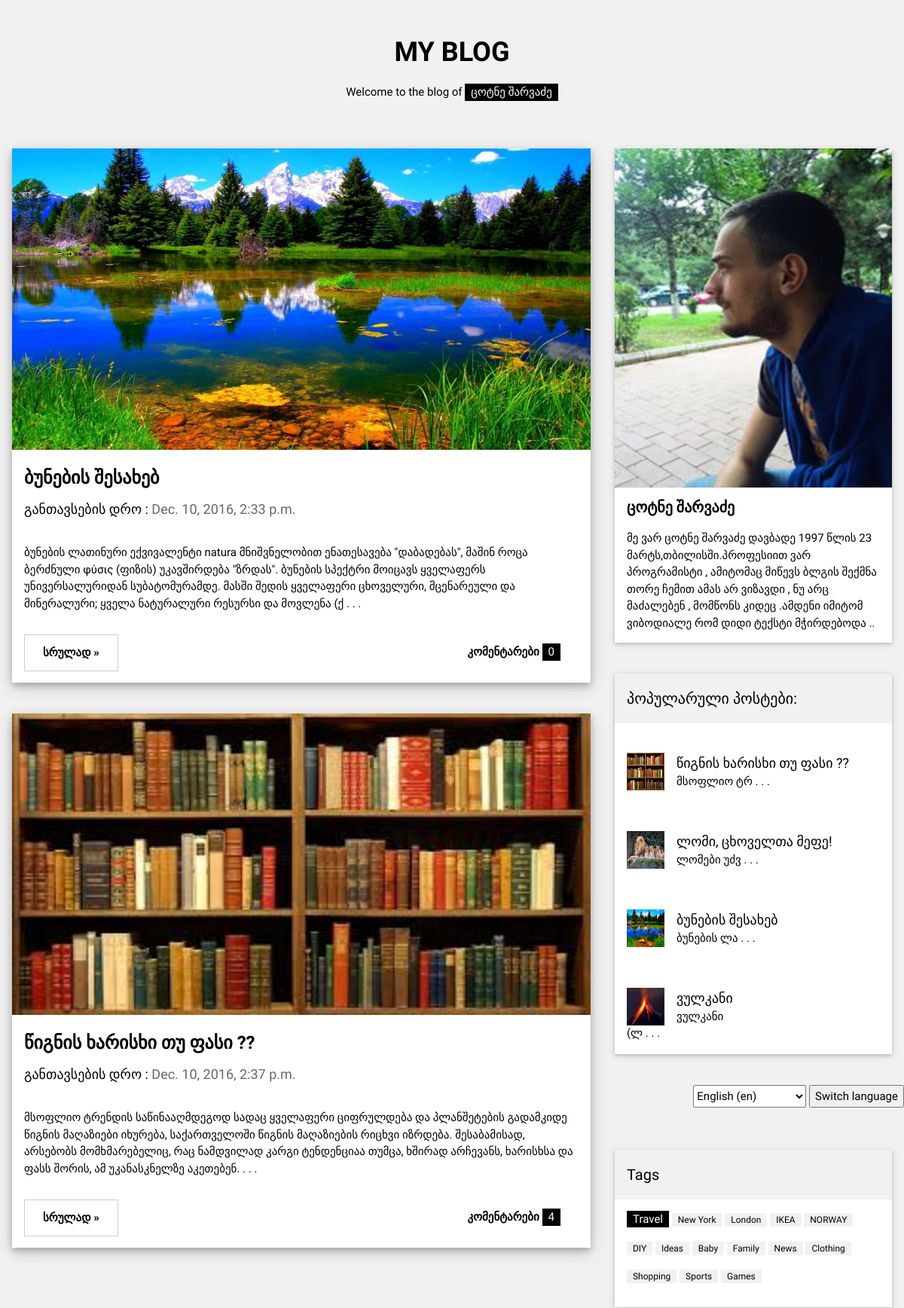
/sing/app/ (upper part), run on an earlier commit of the app's database.
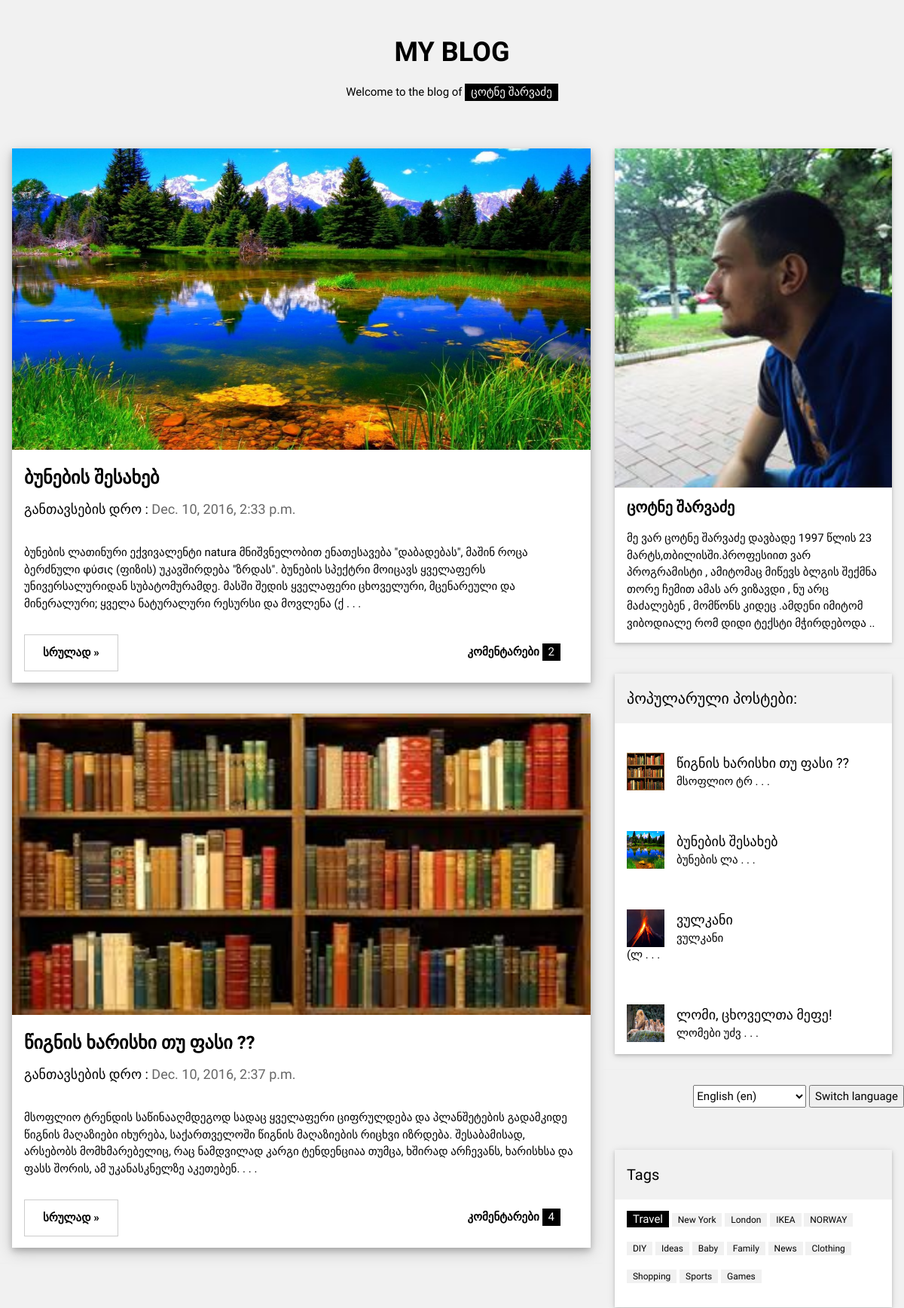
And on a later commit of the database.
### app/models.py (models this page shows, shortened)
class Post(models.Model):
	postis_satauri=models.CharField(verbose_name=_("სათაური"),max_length=50)
	postis_contenti=models.TextField(verbose_name=_("კონტენტი"))
	sheqmnis_dro=models.DateTimeField(verbose_name=_('შექმნის დრო'))
	surati=models.ImageField(verbose_name=_("სურათი"),upload_to='app')
	ganaxlebis_dro=models.DateTimeField(verbose_name=_('განახლების დრო'))
	def get_medium_desc(self):
		return self.postis_contenti[:300]+" . . ."
	def get_short_desc(self):
		return self.postis_contenti[:10]+" . . ."
	class Meta:
		verbose_name_plural=_("პოსტები")

### app/views.py (the view)
def index(request):
	def my_sort(a):
		return a.comment_set.count()
	postebis_sia=Post.objects.all()
	popularuli_postebi=[i for i in postebis_sia]
	popularuli_postebi.sort(key=my_sort,reverse=True)
	popularuli_postebi=popularuli_postebi[:5]
	paginator = Paginator(postebis_sia, 2) # Show 2 contacts per page
	page = request.GET.get('page')
	try:
		contacts = paginator.page(page)
	except PageNotAnInteger:
		contacts = paginator.page(1)
	except EmptyPage:
		contacts = paginator.page(paginator.num_pages)
	page_num=contacts.number
	postebis_sia=postebis_sia[page_num*2-2:page_num*2]
	return render(request,'app/new.html',{"postebis_sia":postebis_sia,
		"popularuli_postebi":popularuli_postebi,"contacts":contacts})

### templates/app/new.html (shortened to what the changed rows need)
{% load i18n %}
<!DOCTYPE html>
<html>
{% load static %}
<link rel="stylesheet" href="{% static 'css/new.css' %}">
<body class="w3-light-grey">
<div class="w3-content" style="max-width:1400px">
<header class="w3-container w3-center w3-padding-32">
  <h1><b>MY BLOG</b></h1>
</header>
<div class="w3-row">
<div class="w3-col l8 s12">
  {% for object in postebis_sia %}
  <div class="w3-card-4 w3-margin w3-white">
    <img src="{{object.surati.url}}" alt="Nature" style="width: 100%; height: 400px;">
    <div class="w3-container w3-padding-8">
      <h3><b>{{object.postis_satauri}}</b></h3>
      <h5>განთავსების დრო : <span class="w3-opacity">{{ object.sheqmnis_dro }}</span></h5>
    </div>
    <div class="w3-container">
      <p>{{object.get_medium_desc}}</p>
      <div class="w3-row">
        <div class="w3-col m8 s12">
          <p><a type="button" href="{% url 'app:srulad' object.id %}"  class="w3-btn w3-padding-large w3-white w3-border w3-hover-border-black"><b>სრულად »</b></a></p>
        </div>
        <div class="w3-col m4 w3-hide-small">
          <p><span class="w3-padding-large w3-right"><b>კომენტარები  </b> <span class="w3-tag">{{object.comment_set.count}}</span></span></p>
        </div>
      </div>
    </div>
  </div>
  <hr>
  {% endfor %}
</div>
<div class="w3-col l4">
  <div class="w3-card-2 w3-margin">
    {% for i in popularuli_postebi %}
    <ul class="w3-ul w3-hoverable w3-white"><a type="button" href="{% url 'app:srulad' i.id %}">
      <li class="w3-padding-16">
        <img src="{{i.surati.url}}" alt="Image" class="w3-left w3-margin-right" style="width:50px;height: 50px">
        <span class="w3-large">{{i.postis_satauri}}</span><br>
        <span>{{i.get_short_desc}}</span>
      </a>
    </ul>
    {% endfor %}
  </div>
</div>
</div><br>
</div>
</body>
</html>

What changed in the data, as far as the page shows it:
computed for Post "ბუნების შესახებ": comment_set.count "0" → "2"
changed Post "ლომი, ცხოველთა მეფე!": moves down the list
